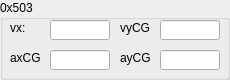
    <widget class="QGroupBox" name="groupBox503" >
     <property name="geometry" >
      <rect>
       <x>280</x>
       <y>360</y>
       <width>230</width>
       <height>80</height>
      </rect>
     </property>
     <property name="title" >
      <string>0x503</string>
     </property>
     <widget class="QLineEdit" name="vx" >
      <property name="geometry" >
       <rect>
        <x>50</x>
        <y>20</y>
        <width>60</width>
        <height>20</height>
       </rect>
      </property>
      <property name="text" >
       <string/>
      </property>
      <property name="readOnly" >
       <bool>true</bool>
      </property>
     </widget>
     <widget class="QLabel" name="label_54" >
      <property name="geometry" >
       <rect>
        <x>10</x>
        <y>20</y>
        <width>50</width>
        <height>16</height>
       </rect>
      </property>
      <property name="text" >
       <string>vx:</string>
      </property>
     </widget>
     <widget class="QLineEdit" name="vyCG" >
      <property name="geometry" >
       <rect>
        <x>160</x>
        <y>20</y>
        <width>60</width>
        <height>20</height>
       </rect>
      </property>
      <property name="readOnly" >
       <bool>true</bool>
      </property>
     </widget>
     <widget class="QLabel" name="label_55" >
      <property name="geometry" >
       <rect>
        <x>120</x>
        <y>20</y>
        <width>30</width>
        <height>16</height>
       </rect>
      </property>
      <property name="text" >
       <string>vyCG:</string>
      </property>
     </widget>
     <widget class="QLabel" name="label_56" >
      <property name="geometry" >
       <rect>
        <x>10</x>
        <y>50</y>
        <width>30</width>
        <height>16</height>
       </rect>
      </property>
      <property name="text" >
       <string>axCG:</string>
      </property>
     </widget>
     <widget class="QLineEdit" name="axCG" >
      <property name="geometry" >
       <rect>
        <x>50</x>
        <y>50</y>
        <width>60</width>
        <height>20</height>
       </rect>
      </property>
      <property name="readOnly" >
       <bool>true</bool>
      </property>
     </widget>
     <widget class="QLabel" name="label_57" >
      <property name="geometry" >
       <rect>
        <x>120</x>
        <y>50</y>
        <width>30</width>
        <height>16</height>
       </rect>
      </property>
      <property name="text" >
       <string>ayCG:</string>
      </property>
     </widget>
     <widget class="QLineEdit" name="ayCG" >
      <property name="geometry" >
       <rect>
        <x>160</x>
        <y>50</y>
        <width>60</width>
        <height>20</height>
       </rect>
      </property>
      <property name="readOnly" >
       <bool>true</bool>
      </property>
     </widget>
    </widget>
